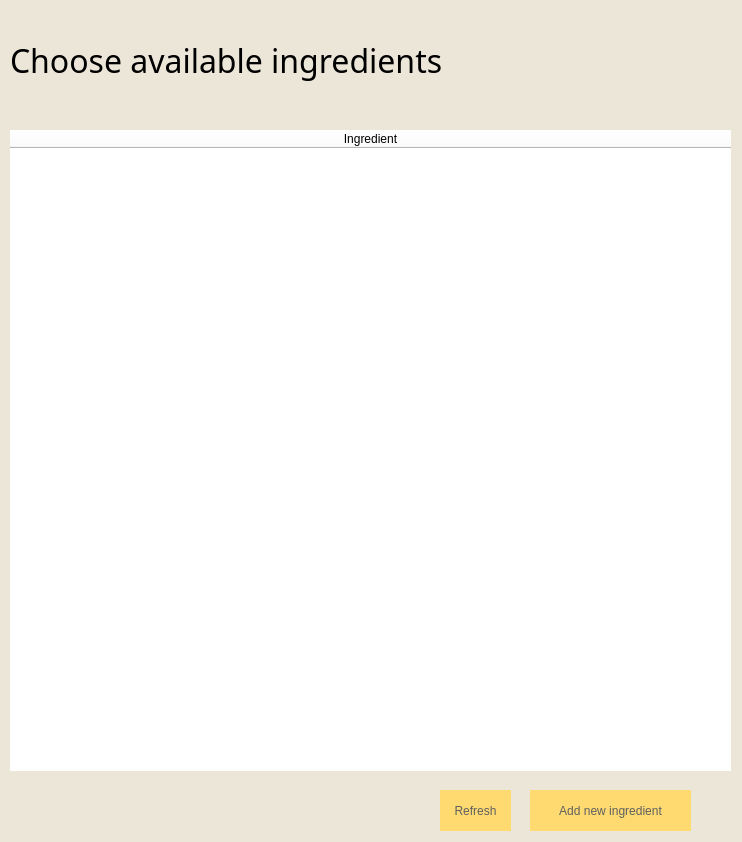
<?xml version="1.0" encoding="UTF-8"?>
<ui version="4.0">
 <class>Form</class>
 <widget class="QWidget" name="Form">
  <property name="geometry">
   <rect>
    <x>0</x>
    <y>0</y>
    <width>742</width>
    <height>842</height>
   </rect>
  </property>
  <property name="windowTitle">
   <string>Choose Ingredients</string>
  </property>
  <property name="styleSheet">
   <string notr="true">background-color: rgb(236, 230, 217);</string>
  </property>
  <widget class="QLabel" name="label">
   <property name="geometry">
    <rect>
     <x>10</x>
     <y>10</y>
     <width>531</width>
     <height>101</height>
    </rect>
   </property>
   <property name="font">
    <font>
     <family>Lady Marmalade</family>
     <pointsize>24</pointsize>
    </font>
   </property>
   <property name="text">
    <string>Choose available ingredients</string>
   </property>
  </widget>
  <widget class="QTableWidget" name="table">
   <property name="geometry">
    <rect>
     <x>10</x>
     <y>130</y>
     <width>721</width>
     <height>641</height>
    </rect>
   </property>
   <property name="styleSheet">
    <string notr="true">background-color: rgb(255, 255, 255);
font: 16pt &quot;Carefree Cyrillic&quot;;
border: none;</string>
   </property>
   <attribute name="horizontalHeaderCascadingSectionResizes">
    <bool>true</bool>
   </attribute>
   <attribute name="horizontalHeaderMinimumSectionSize">
    <number>100</number>
   </attribute>
   <attribute name="horizontalHeaderDefaultSectionSize">
    <number>325</number>
   </attribute>
   <attribute name="horizontalHeaderStretchLastSection">
    <bool>true</bool>
   </attribute>
   <attribute name="verticalHeaderShowSortIndicator" stdset="0">
    <bool>true</bool>
   </attribute>
   <column>
    <property name="text">
     <string>Ingredient</string>
    </property>
    <property name="toolTip">
     <string/>
    </property>
    <property name="whatsThis">
     <string/>
    </property>
   </column>
  </widget>
  <widget class="QPushButton" name="addIngr">
   <property name="geometry">
    <rect>
     <x>530</x>
     <y>790</y>
     <width>161</width>
     <height>41</height>
    </rect>
   </property>
   <property name="styleSheet">
    <string notr="true">background-color: rgb(254, 218, 113);
border: none;
color: rgb(95, 95, 95);
font: 10pt &quot;Arial&quot;;</string>
   </property>
   <property name="text">
    <string>Add new ingredient</string>
   </property>
  </widget>
  <widget class="QPushButton" name="refresh">
   <property name="geometry">
    <rect>
     <x>440</x>
     <y>790</y>
     <width>71</width>
     <height>41</height>
    </rect>
   </property>
   <property name="styleSheet">
    <string notr="true">background-color: rgb(254, 218, 113);
border: none;
color: rgb(95, 95, 95);
font: 10pt &quot;Arial&quot;;</string>
   </property>
   <property name="text">
    <string>Refresh</string>
   </property>
  </widget>
 </widget>
 <resources/>
 <connections/>
</ui>
